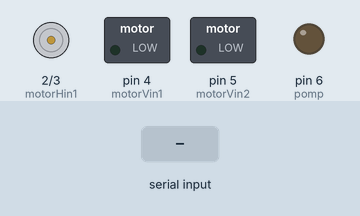
Simulated run of this sketch. Board: Arduino Uno, built with avr-gcc and run on an emulated ATmega328P. Parts: motor-driver pin pairs drawn as motors (green arrow = first pin HIGH = forward, orange = second pin HIGH = backward, longer = more drive), switched loads named in the sketch (green lamp = pin HIGH), output pins drawn as LEDs (lit = HIGH). The inputs (shaded band) are chosen by the test bench.

Above: at 1.2 s.
1.3 s: "start" received over Serial
At 2.7 s:
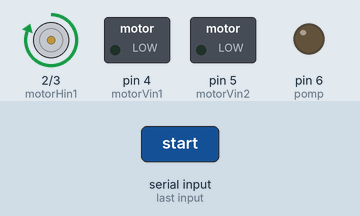
3.8 s: "90,45\n" received over Serial
At 5.8 s:
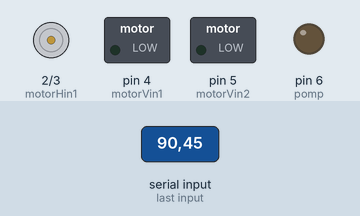
Timing chart, 0 to 7.3 s (numbered marks = the images above; inputs shaded):
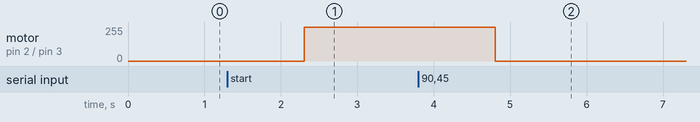

The sketch:

Arduino_MA22_5.ino
```cpp
int motorHin1 = 2;
int motorHin2 = 3;

int motorVin1 = 4;
int motorVin2 = 5;

int pomp = 6;

String msg = "";

float relatieveSnelheidH = 220;
int branden = 0;
float maxSnelheidV = 50; //zelf te bepalen na testen [in rpm]
float relatieveSnelheidV = 90; //zelf te bepalen na testen
float msPerGraadV = (1000*255)/(maxSnelheidV*6*relatieveSnelheidV);

float oudeTijd = -1;

byte sensorInterrupt = 9;  // 0 = digital pin 2
byte sensorPin       = 9;

float calibrationFactor = 3.33;

volatile byte pulseCount;

float flowRate;
unsigned int flowMilliLitres;
unsigned long totalMilliLitres;

unsigned long oldTime;
float hoekV;

void setup() {
  Serial.begin(9600);

  pinMode(motorHin1, OUTPUT);
  pinMode(motorHin2, OUTPUT);

  pinMode(motorVin1, OUTPUT);
  pinMode(motorVin2, OUTPUT);

  pinMode(pomp, OUTPUT);


  pinMode(sensorPin, INPUT);
  digitalWrite(sensorPin, HIGH);

  pulseCount        = 0;
  flowRate          = 0.0;
  flowMilliLitres   = 0;
  totalMilliLitres  = 0;
  oldTime           = 0;

  attachInterrupt(sensorInterrupt, pulseCounter, FALLING);

}
void pulseCounter()
{

  pulseCount++;
}

void loop(){
  String msg = Serial.readString();
  if(msg == "start"){
    digitalWrite(motorHin1, HIGH);
    digitalWrite(motorHin2, LOW);
    analogWrite(motorHin1, relatieveSnelheidH);
    msg = "";
  }

  if (msg != "" and msg != "start") {

    branden++;
    digitalWrite(motorHin1, LOW);
    digitalWrite(motorHin2, LOW);
    analogWrite(motorHin1, 0);

    hoekV = msg.toFloat();

    digitalWrite(motorVin1, HIGH);
    digitalWrite(motorVin2, LOW);
    analogWrite(motorVin1,relatieveSnelheidV);

    delay(hoekV*msPerGraadV);

    digitalWrite(motorVin1, LOW);
    digitalWrite(motorVin2, LOW);
    analogWrite(motorVin1,0);

    digitalWrite(pomp, HIGH);
    delay(30000);
    digitalWrite(pomp, LOW);
    digitalWrite(motorVin1, LOW);
      digitalWrite(motorVin2, HIGH);
      analogWrite(motorVin2,relatieveSnelheidV-50);

      delay(hoekV*msPerGraadV);

      digitalWrite(motorVin1, LOW);
      digitalWrite(motorVin2, LOW);
      analogWrite(motorVin2,0);
      if(branden < 3){
        digitalWrite(motorHin1, HIGH);
        digitalWrite(motorHin2, LOW);
        analogWrite(motorHin1, relatieveSnelheidH);
      }

    msg = "";
    }
    if((millis() - oldTime) > 1000 and oldTime > 0)
  {

    detachInterrupt(sensorInterrupt);

    flowRate = ((1000.0 / (millis() - oldTime)) * pulseCount) * calibrationFactor;

    oldTime = millis();

    totalMilliLitres += flowRate;

    unsigned int frac;

    pulseCount = 0;
    attachInterrupt(sensorInterrupt, pulseCounter, FALLING);
  }

}
```

Measured:
- after the input at 1.3 s, motor on pin 2 (motorHin1) / pin 3 (motorHin2): stopped → forward 255/255 after 1.0 s
- after the input at 3.8 s, motor on pin 2 (motorHin1) / pin 3 (motorHin2): forward 255/255 → stopped after 1.0 s
